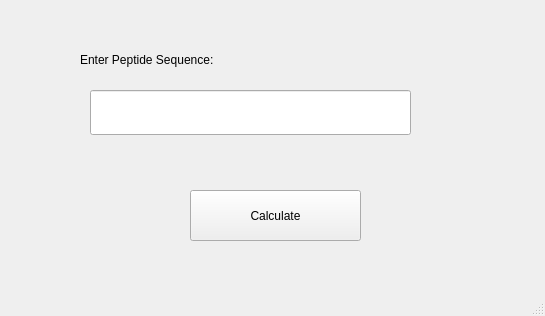
<?xml version="1.0" encoding="UTF-8"?>
<ui version="4.0">
 <class>MainWindow</class>
 <widget class="QMainWindow" name="MainWindow">
  <property name="geometry">
   <rect>
    <x>0</x>
    <y>0</y>
    <width>545</width>
    <height>316</height>
   </rect>
  </property>
  <property name="windowTitle">
   <string>MainWindow</string>
  </property>
  <widget class="QWidget" name="centralwidget">
   <widget class="QLineEdit" name="peptide_seq">
    <property name="geometry">
     <rect>
      <x>90</x>
      <y>90</y>
      <width>321</width>
      <height>45</height>
     </rect>
    </property>
   </widget>
   <widget class="QLabel" name="label">
    <property name="geometry">
     <rect>
      <x>80</x>
      <y>40</y>
      <width>361</width>
      <height>39</height>
     </rect>
    </property>
    <property name="text">
     <string>Enter Peptide Sequence:</string>
    </property>
   </widget>
   <widget class="QPushButton" name="peptide_calc">
    <property name="geometry">
     <rect>
      <x>190</x>
      <y>190</y>
      <width>171</width>
      <height>51</height>
     </rect>
    </property>
    <property name="text">
     <string>Calculate</string>
    </property>
   </widget>
  </widget>
  <widget class="QMenuBar" name="menubar">
   <property name="geometry">
    <rect>
     <x>0</x>
     <y>0</y>
     <width>545</width>
     <height>18</height>
    </rect>
   </property>
  </widget>
  <widget class="QStatusBar" name="statusbar"/>
 </widget>
 <resources/>
 <connections/>
</ui>
